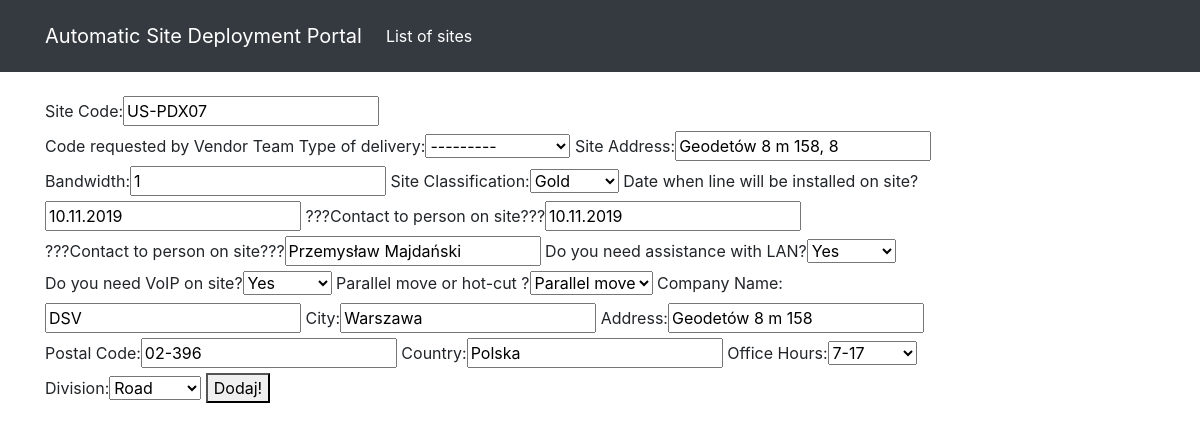
/lbe_portal/update/8, run on the app's committed database.
### lbeportal/models.py (models this page shows, shortened)
class SiteVendor(models.Model):
    site_code = models.CharField(verbose_name="Site Code", max_length=10, help_text='Code requested by Vendor Team')
    delivery_type = models.CharField(choices=DELIVERY_TYPE, verbose_name='Type of delivery', max_length=64)
    address = models.CharField(verbose_name="Site Address", max_length=64)
    bandwidth = models.IntegerField(verbose_name="Bandwidth")
    site_classification = models.CharField(choices=CLASSIFICATION, verbose_name="Site Classification:", max_length=64)
    instalation_date = models.CharField(verbose_name="Date when line will be installed on site?", max_length=64)
    local_contact = models.CharField(verbose_name="???Contact to person on site???", max_length=64)
    technical_contact = models.CharField(verbose_name="???Contact to person on site???", max_length=64)
    lan_assistance = models.BooleanField(choices=BOLEAN, verbose_name="Do you need assistance with LAN?")
    voip_assistance = models.BooleanField(choices=BOLEAN, verbose_name="Do you need VoIP on site?")
    parrarelorhot = models.IntegerField(verbose_name="Parallel move or hot-cut ?", choices=PARRAREL)
    company_name = models.CharField(verbose_name="Company Name:", max_length=64)
    city = models.CharField(verbose_name="City:", max_length=64)
    address_2 = models.CharField(verbose_name="Address:", max_length=64)
    post_code = models.CharField(verbose_name="Postal Code:", max_length=64)
    country = models.CharField(verbose_name="Country:", max_length=64)
    office_hours = models.IntegerField(choices=OFFICE_HOURS, verbose_name="Office Hours:")
    division = models.IntegerField(choices=DIVISION ,verbose_name="Division:")

### lbeportal/views.py (the view)
# urls.py: path('update/<int:pk>', SiteVendorUpdateView.as_view(), name='update'),
class SiteVendorUpdateView(UpdateView):
    template_name = 'sitevendor_update.html'
    queryset = SiteVendor.objects.all()
    fields = '__all__'

### templates/sitevendor_update.html (shortened to what this page needs)
{% extends 'base.html' %}
{% block content %}
    <form action="" method="POST">
    {{ form }}
        <button type="submit">Dodaj!</button>
{% endblock %}

### data on the page
SiteVendor: site_code "US-PDX07", delivery_type "---------", address "Geodetów 8 m 158, 8", bandwidth "1", site_classification "Gold", instalation_date "10.11.2019", local_contact "10.11.2019", technical_contact "Przemysław Majdański", lan_assistance "Yes", voip_assistance "Yes", parrarelorhot "Parallel move", company_name "DSV", city "Warszawa", address_2 "Geodetów 8 m 158", post_code "02-396", country "Polska", office_hours "7-17", division "Road"
